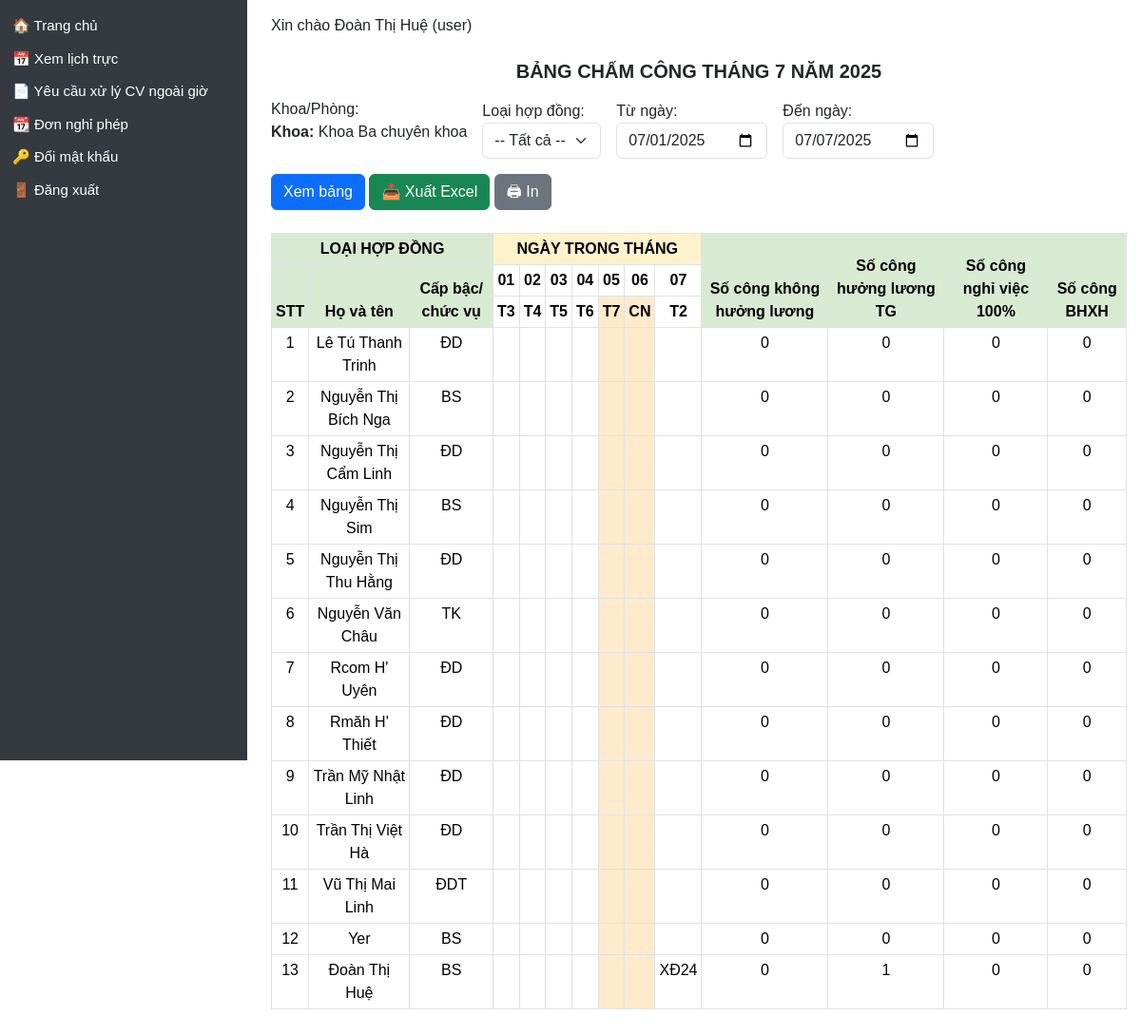
Screenshot of /bang-cham-cong (signed in) with the database file from the repository.
### models/user.py (models this page shows)
class User(db.Model, UserMixin):
    __tablename__ = 'user'
    id = db.Column(db.Integer, primary_key=True)
    name = db.Column(db.String(100), nullable=False)
    username = db.Column(db.String(50), unique=True, nullable=False)
    password = db.Column(db.String(100), nullable=False)
    role = db.Column(db.String(20))  # admin / manager / user
    department = db.Column(db.String(100))
    position = db.Column(db.String(50))  # Bác sĩ / Điều dưỡng / KTV...
    contract_type = db.Column(db.String(50))  # Hợp đồng / Biên chế / v.v.
    email = db.Column(db.String(120))
    phone = db.Column(db.String(20))
    start_year = db.Column(db.Integer)  # ✅ Năm vào công tác (mới thêm)
    schedules = relationship("Schedule", back_populates="user")
    leave_requests = relationship('LeaveRequest', back_populates='user')

### models/shift.py (models this page shows, shortened)
class Shift(db.Model):
    id = Column(Integer, primary_key=True)
    name = Column(String(100), nullable=False)
    code = Column(String(20), nullable=True)
    start_time = Column(Time, nullable=False)
    end_time = Column(Time, nullable=False)
    duration = Column(Float, nullable=False)

### app.py (the view, shortened to what this page needs)
@app.route('/bang-cham-cong')
def bang_cham_cong():
    from datetime import datetime, timedelta, date
    from sqlalchemy import or_
    user_role = session.get('role')
    user_dept = session.get('department')
    today = datetime.today()
    start_date = request.args.get('start', today.replace(day=1).strftime('%Y-%m-%d'))
    end_date = request.args.get('end', today.strftime('%Y-%m-%d'))
    raw_department = request.args.get('department', '').strip()
    if user_role == 'admin':
        selected_department = raw_department if raw_department else None
        if selected_department:
            query = User.query.filter(User.department == selected_department)
        else:
            query = User.query  # không lọc theo khoa
    else:
        selected_department = user_dept
        query = User.query.filter(User.department == selected_department)
    selected_contract = request.args.get('contract_type', '')
    print_filter = request.args.get('print_filter') == 'yes'
    start = datetime.strptime(start_date, '%Y-%m-%d').date()
    end = datetime.strptime(end_date, '%Y-%m-%d').date()
    days_in_range = [start + timedelta(days=i) for i in range((end - start).days + 1)]
    users = query.order_by(User.name).all()
    schedules = Schedule.query.join(Shift).filter(
        Schedule.user_id.in_([u.id for u in users]),
        Schedule.work_date.between(start, end)
    ).all()
    schedule_map = {}
    summary = {user.id: {'kl': 0, 'tg': 0, '100': 0, 'bhxh': 0} for user in users}
    used_keys = set()
    for s in schedules:
        key = (s.user_id, s.work_date)
        if key in used_keys:
            continue
        used_keys.add(key)
        code = s.shift.code.upper() if s.shift and s.shift.code else 'X'
        schedule_map[key] = code
        if code == "KL":
            summary[s.user_id]['kl'] += 1
        elif code in ["X", "XĐ", "XĐ16", "XĐ24", "XĐ2", "XĐ3", "XĐL16", "XĐL24"] or code.startswith("XĐ") or code.startswith("XĐL"):
            summary[s.user_id]['tg'] += 1
        elif code in ["/X", "/NT"]:
            summary[s.user_id]['tg'] += 0.5
            summary[s.user_id]['100'] += 0.5
        elif code in ["NB", "P", "H", "CT", "L", "NT", "PC", "NBL", "PT"]:
            summary[s.user_id]['100'] += 1
        elif code in ["Ô", "CÔ", "DS", "TS", "TN"]:
            summary[s.user_id]['bhxh'] += 1
    holidays = [
        date(2025, 1, 1),
        date(2025, 4, 30),
        date(2025, 5, 1),
        date(2025, 9, 2),
    ]
    if user_role == 'admin':
        departments = [d[0] for d in db.session.query(User.department).filter(User.department != None).distinct().all()]
    else:
        departments = [user_dept]
    now = datetime.today()
    month = start.month
    year = start.year
    return render_template("bang_cham_cong.html",
                    users=users,
                    departments=departments,
                    days_in_month=days_in_range,
                    schedule_map=schedule_map,
                    summary=summary,
                    holidays=holidays,
                    selected_department=selected_department,
                    selected_contract=selected_contract,
                    start_date=start_date,
                    end_date=end_date,
                    month=month,
                    year=year,
                    now=now
    )

### app.py (called while the page is built)
@login_manager.user_loader
def load_user(user_id):
    return db.session.get(User, int(user_id))

@app.context_processor
def inject_user():
    user = None
    if 'user_id' in session:
        user = db.session.get(User, session['user_id'])
    return dict(user=user)

@app.context_processor
def inject_helpers():
    return dict(get_titled_names=get_titled_names)

@app.context_processor
def inject_helpers():
    return dict(get_titled_names=get_titled_names)

### templates/bang_cham_cong.html (shortened to what this page needs)
{% extends "layout.html" %}
{% block content %}
<div class="d-print-block mb-3" style="width: 100%;">
  <h5 class="mt-4 mb-3 fw-bold text-uppercase"
      style="position: relative; left: 50%; transform: translateX(-50%); text-align: center;">
    BẢNG CHẤM CÔNG THÁNG {{ month }} NĂM {{ year }}
  </h5>
</div>
<form method="GET" class="d-flex gap-3 flex-wrap align-items-end mb-4">
  <div>
    <label for="department" class="form-label mb-0">Khoa/Phòng:</label>
    {% if user.role == 'admin' %}
      <select name="department" class="form-select">
      <option value="">-- Tất cả --</option>
        {% for dept in departments %}
          <option value="{{ dept }}" {% if dept == selected_department %}selected{% endif %}>{{ dept }}</option>
        {% endfor %}
      </select>
    {% else %}
      <p><strong>Khoa:</strong> {{ selected_department }}</p>
    {% endif %}
  </div>
  <div>
    <label for="contract_type" class="form-label mb-0">Loại hợp đồng:</label>
    <select name="contract_type" class="form-select">
      <option value="">-- Tất cả --</option>
    </select>
  </div>
  <div>
    <label class="form-label mb-0">Từ ngày:</label>
    <input type="date" name="start" class="form-control" value="{{ start_date }}">
  </div>
  <div>
    <label class="form-label mb-0">Đến ngày:</label>
    <input type="date" name="end" class="form-control" value="{{ end_date }}">
  </div>
  <div>
    <button type="submit" class="btn btn-primary">Xem bảng</button>
    <a href="/export-cham-cong?start={{ start_date }}&end={{ end_date }}
    {% if selected_department %}&department={{ selected_department }}{% endif %}
    {% if selected_contract %}&contract_type={{ selected_contract }}{% endif %}"
    class="btn btn-success">📥 Xuất Excel</a>
    <button type="button" class="btn btn-secondary" onclick="window.print()">🖨 In</button>
  </div>
</form>
<table class="table table-bordered table-sm text-center">
  <thead>
    <tr>
      <th colspan="3" style="background-color:#d9ead3; font-weight:bold;">
        {% set contract_label = selected_contract.strip().lower() if selected_contract else '' %}
        {% if contract_label == 'hợp đồng' %}
          HỢP ĐỒNG
        {% elif contract_label == 'biên chế' %}
          BIÊN CHẾ
        {% else %}
          LOẠI HỢP ĐỒNG
        {% endif %}
      </th>
      <th colspan="{{ days_in_month|length }}" style="background-color:#fff2cc; font-weight:bold;">NGÀY TRONG THÁNG</th>
      <th rowspan="3" style="background-color:#d9ead3;">Số công không hưởng lương</th>
      <th rowspan="3" style="background-color:#d9ead3;">Số công hưởng lương TG</th>
      <th rowspan="3" style="background-color:#d9ead3;">Số công nghỉ việc 100%</th>
      <th rowspan="3" style="background-color:#d9ead3;">Số công BHXH</th>
    </tr>
    <tr>
      <th rowspan="2" style="background-color:#d9ead3;">STT</th>
      <th rowspan="2" class="hoten" style="background-color:#d9ead3;">Họ và tên</th>
      <th rowspan="2" style="background-color:#d9ead3;">Cấp bậc/ chức vụ</th>
      {% for day in days_in_month %}
        <th>{{ "%02d"|format(day.day) }}</th>
      {% endfor %}
    </tr>
    <tr>
      {% set thu_map = ['T2', 'T3', 'T4', 'T5', 'T6', 'T7', 'CN'] %}
      {% for day in days_in_month %}
        {% set thu = thu_map[day.weekday()] %}
        <th class="{% if day.weekday() in [5,6] or day in holidays %}weekend-holiday{% endif %}">{{ thu }}</th>
      {% endfor %}
    </tr>
  </thead>
  <tbody>
    {% for user in users %}
    <tr>
      <td>{{ loop.index }}</td>
      <td>{{ user.name }}</td>
      <td>{{ user.position }}</td>
      {% for day in days_in_month %}
        {% set code = schedule_map.get((user.id, day), '') %}
        <td class="{% if day.weekday() in [5,6] or day in holidays %}weekend-holiday{% endif %}">{{ code }}</td>
      {% endfor %}
      <td>{{ summary[user.id]['kl'] }}</td>
      <td>{{ summary[user.id]['tg'] }}</td>
      <td>{{ summary[user.id]['100'] }}</td>
      <td>{{ summary[user.id]['bhxh'] }}</td>
    </tr>
    {% endfor %}
  </tbody>
</table>
    {% set dept_lower = (selected_department | default('') | lower) %}
{% endblock %}

### templates/layout.html (shortened to what this page needs)
<!DOCTYPE html>
<html lang="vi">
<head>
  <link rel="stylesheet" href="https://cdn.jsdelivr.net/npm/bootstrap@5.3.3/dist/css/bootstrap.min.css">
</head>
<body>
  <div class="sidebar">
    <ul>
      <li><a href="/">🏠 Trang chủ</a></li>
      {% if session.get('role') in ['admin', 'user', 'manager'] %}
	<li><a href="/schedule">📅 Xem lịch trực</a></li>
	<li><a href="/yeu-cau-xu-ly-cong-viec">📄 Yêu cầu xử lý CV ngoài giờ</a></li>
	<li><a href="/leaves">📆 Đơn nghỉ phép</a></li>
      {% endif %}
      <li><a href="/change-password">🔑 Đổi mật khẩu</a></li>
      <li><a href="/logout">🚪 Đăng xuất</a></li>
    </ul>
  </div>
  <div class="content">
    {% if user %}
      <p class="d-print-none">Xin chào {{ user.name }} ({{ user.role }})</p>
    {% else %}
      <p>Xin chào Khách</p>
    {% endif %}
    {% block content %}{% endblock %}
  </div>
</body>
</html>

### templates/layout.html (style rules this page uses)
body { margin: 0; font-family: Arial, sans-serif; }
.sidebar { height: 100vh; width: 260px; position: fixed; top: 0; left: 0; background-color: #343a40; padding-top: 10px; color: white; }
.sidebar ul { list-style-type: none; padding: 0; }
.sidebar ul li { padding: 6px 13px; font-size: 15px; }
.sidebar ul li a { color: white; text-decoration: none; display: block; }
.content { margin-left: 270px; padding: 15px; }

### templates/bang_cham_cong.html (style rules this page uses)
.weekend-holiday { background-color: #ffebcc !important; }

### rows the page displays
User: name "Đoàn Thị Huệ", role "user", position "BS", summary "0", summary "1"
User: name "Lê Tú Thanh Trinh", position "ĐD", summary "0"
User: name "Nguyễn Thị Bích Nga", position "BS", summary "0"
User: name "Nguyễn Thị Cẩm Linh", position "ĐD", summary "0"
User: name "Nguyễn Thị Sim", position "BS", summary "0"
User: name "Nguyễn Thị Thu Hằng", position "ĐD", summary "0"
User: name "Nguyễn Văn Châu", position "TK", summary "0"
User: name "Rcom H' Uyên", position "ĐD", summary "0"
User: name "Rmăh H' Thiết", position "ĐD", summary "0"
User: name "Trần Mỹ Nhật Linh", position "ĐD", summary "0"
User: name "Trần Thị Việt Hà", position "ĐD", summary "0"
User: name "Vũ Thị Mai Linh", position "ĐDT", summary "0"
User: name "Yer", position "BS", summary "0"
Shift: code "XĐ24"

### other values shown
{{ month }} "7"
{{ year }} "2025"
{{ selected_department }} "Khoa Ba chuyên khoa"
{{ "%02d"|format(day.day) }} "01" "02" "03" "04" "05" "06" "07"
{{ thu }} "T3" "T4" "T5" "T6" "T7" "CN" "T2"
